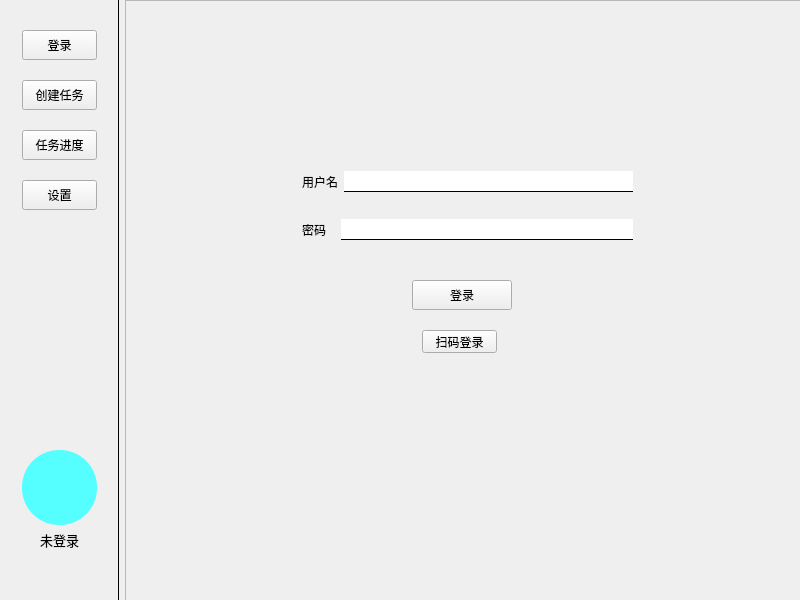
<?xml version="1.0" encoding="UTF-8"?>
<ui version="4.0">
 <class>MainGUI</class>
 <widget class="QWidget" name="MainGUI">
  <property name="geometry">
   <rect>
    <x>0</x>
    <y>0</y>
    <width>800</width>
    <height>600</height>
   </rect>
  </property>
  <property name="windowTitle">
   <string>智慧树自动化脚本</string>
  </property>
  <widget class="QWidget" name="layoutWidget">
   <property name="geometry">
    <rect>
     <x>0</x>
     <y>0</y>
     <width>801</width>
     <height>601</height>
    </rect>
   </property>
   <layout class="QHBoxLayout" name="horizontalLayout">
    <item>
     <widget class="QFrame" name="frame_control">
      <property name="sizePolicy">
       <sizepolicy hsizetype="Expanding" vsizetype="Expanding">
        <horstretch>3</horstretch>
        <verstretch>0</verstretch>
       </sizepolicy>
      </property>
      <property name="styleSheet">
       <string notr="true">#frame_control {
	border: 1px solid black;
	border-top: none;
	border-bottom: none;
	border-left: none;
}</string>
      </property>
      <property name="frameShape">
       <enum>QFrame::StyledPanel</enum>
      </property>
      <property name="frameShadow">
       <enum>QFrame::Raised</enum>
      </property>
      <widget class="QPushButton" name="LoginPage_Button">
       <property name="geometry">
        <rect>
         <x>22</x>
         <y>30</y>
         <width>75</width>
         <height>30</height>
        </rect>
       </property>
       <property name="text">
        <string>登录</string>
       </property>
       <property name="checkable">
        <bool>false</bool>
       </property>
       <property name="checked">
        <bool>false</bool>
       </property>
      </widget>
      <widget class="QPushButton" name="TaskPage_Button">
       <property name="geometry">
        <rect>
         <x>22</x>
         <y>80</y>
         <width>75</width>
         <height>30</height>
        </rect>
       </property>
       <property name="text">
        <string>创建任务</string>
       </property>
      </widget>
      <widget class="QPushButton" name="ProgressPage_Button">
       <property name="geometry">
        <rect>
         <x>22</x>
         <y>130</y>
         <width>75</width>
         <height>30</height>
        </rect>
       </property>
       <property name="text">
        <string>任务进度</string>
       </property>
      </widget>
      <widget class="QPushButton" name="SettingPage_Button">
       <property name="geometry">
        <rect>
         <x>22</x>
         <y>180</y>
         <width>75</width>
         <height>30</height>
        </rect>
       </property>
       <property name="text">
        <string>设置</string>
       </property>
      </widget>
      <widget class="QLabel" name="userImg_label">
       <property name="geometry">
        <rect>
         <x>22</x>
         <y>450</y>
         <width>75</width>
         <height>75</height>
        </rect>
       </property>
       <property name="sizePolicy">
        <sizepolicy hsizetype="Expanding" vsizetype="Expanding">
         <horstretch>0</horstretch>
         <verstretch>0</verstretch>
        </sizepolicy>
       </property>
       <property name="styleSheet">
        <string notr="true">#userImg_label {
	background-color: rgb(85, 255, 255);
border: 0px solid black;
border-radius: 37px;
}</string>
       </property>
       <property name="text">
        <string/>
       </property>
      </widget>
      <widget class="QLabel" name="username_label">
       <property name="geometry">
        <rect>
         <x>22</x>
         <y>530</y>
         <width>75</width>
         <height>20</height>
        </rect>
       </property>
       <property name="font">
        <font>
         <pointsize>10</pointsize>
        </font>
       </property>
       <property name="text">
        <string>未登录</string>
       </property>
       <property name="alignment">
        <set>Qt::AlignCenter</set>
       </property>
      </widget>
     </widget>
    </item>
    <item>
     <widget class="QFrame" name="frame_content">
      <property name="sizePolicy">
       <sizepolicy hsizetype="Expanding" vsizetype="Expanding">
        <horstretch>17</horstretch>
        <verstretch>0</verstretch>
       </sizepolicy>
      </property>
      <property name="frameShape">
       <enum>QFrame::StyledPanel</enum>
      </property>
      <property name="frameShadow">
       <enum>QFrame::Raised</enum>
      </property>
      <widget class="QStackedWidget" name="stackedWidget_content">
       <property name="geometry">
        <rect>
         <x>0</x>
         <y>0</y>
         <width>674</width>
         <height>599</height>
        </rect>
       </property>
       <property name="sizePolicy">
        <sizepolicy hsizetype="Expanding" vsizetype="Expanding">
         <horstretch>0</horstretch>
         <verstretch>0</verstretch>
        </sizepolicy>
       </property>
       <property name="contextMenuPolicy">
        <enum>Qt::DefaultContextMenu</enum>
       </property>
       <property name="currentIndex">
        <number>0</number>
       </property>
       <widget class="QWidget" name="login_page">
        <widget class="QStackedWidget" name="stackedWidget_login">
         <property name="enabled">
          <bool>true</bool>
         </property>
         <property name="geometry">
          <rect>
           <x>67</x>
           <y>110</y>
           <width>540</width>
           <height>260</height>
          </rect>
         </property>
         <property name="currentIndex">
          <number>0</number>
         </property>
         <widget class="QWidget" name="password_login_page">
          <widget class="QPushButton" name="login_Button">
           <property name="geometry">
            <rect>
             <x>220</x>
             <y>170</y>
             <width>100</width>
             <height>30</height>
            </rect>
           </property>
           <property name="text">
            <string>登录</string>
           </property>
          </widget>
          <widget class="QWidget" name="layoutWidget">
           <property name="geometry">
            <rect>
             <x>110</x>
             <y>50</y>
             <width>331</width>
             <height>91</height>
            </rect>
           </property>
           <layout class="QVBoxLayout" name="verticalLayout">
            <item>
             <layout class="QHBoxLayout" name="horizontalLayout_2">
              <property name="sizeConstraint">
               <enum>QLayout::SetDefaultConstraint</enum>
              </property>
              <item>
               <widget class="QLabel" name="label">
                <property name="sizePolicy">
                 <sizepolicy hsizetype="Expanding" vsizetype="Expanding">
                  <horstretch>1</horstretch>
                  <verstretch>0</verstretch>
                 </sizepolicy>
                </property>
                <property name="text">
                 <string>用户名</string>
                </property>
               </widget>
              </item>
              <item>
               <widget class="QLineEdit" name="Username_Input">
                <property name="sizePolicy">
                 <sizepolicy hsizetype="Expanding" vsizetype="Maximum">
                  <horstretch>9</horstretch>
                  <verstretch>0</verstretch>
                 </sizepolicy>
                </property>
                <property name="minimumSize">
                 <size>
                  <width>0</width>
                  <height>20</height>
                 </size>
                </property>
                <property name="font">
                 <font>
                  <pointsize>11</pointsize>
                 </font>
                </property>
                <property name="styleSheet">
                 <string notr="true">border-bottom: 1px solid black;</string>
                </property>
                <property name="text">
                 <string/>
                </property>
                <property name="frame">
                 <bool>false</bool>
                </property>
               </widget>
              </item>
             </layout>
            </item>
            <item>
             <layout class="QHBoxLayout" name="horizontalLayout_3">
              <item>
               <widget class="QLabel" name="label_2">
                <property name="sizePolicy">
                 <sizepolicy hsizetype="Expanding" vsizetype="Expanding">
                  <horstretch>1</horstretch>
                  <verstretch>0</verstretch>
                 </sizepolicy>
                </property>
                <property name="text">
                 <string>密码  </string>
                </property>
               </widget>
              </item>
              <item>
               <widget class="QLineEdit" name="Password_Input">
                <property name="sizePolicy">
                 <sizepolicy hsizetype="Expanding" vsizetype="Maximum">
                  <horstretch>9</horstretch>
                  <verstretch>0</verstretch>
                 </sizepolicy>
                </property>
                <property name="minimumSize">
                 <size>
                  <width>0</width>
                  <height>20</height>
                 </size>
                </property>
                <property name="font">
                 <font>
                  <pointsize>11</pointsize>
                 </font>
                </property>
                <property name="styleSheet">
                 <string notr="true">border-bottom: 1px solid black;</string>
                </property>
                <property name="text">
                 <string/>
                </property>
                <property name="frame">
                 <bool>false</bool>
                </property>
               </widget>
              </item>
             </layout>
            </item>
           </layout>
          </widget>
          <widget class="QPushButton" name="QRCodePage_Button">
           <property name="geometry">
            <rect>
             <x>230</x>
             <y>220</y>
             <width>75</width>
             <height>23</height>
            </rect>
           </property>
           <property name="text">
            <string>扫码登录</string>
           </property>
          </widget>
         </widget>
         <widget class="QWidget" name="qrcode_login">
          <widget class="QLabel" name="qrcode_img_label">
           <property name="geometry">
            <rect>
             <x>220</x>
             <y>40</y>
             <width>100</width>
             <height>100</height>
            </rect>
           </property>
           <property name="styleSheet">
            <string notr="true"/>
           </property>
           <property name="text">
            <string/>
           </property>
          </widget>
          <widget class="QPushButton" name="refreshQRCode_Button">
           <property name="geometry">
            <rect>
             <x>230</x>
             <y>180</y>
             <width>75</width>
             <height>23</height>
            </rect>
           </property>
           <property name="text">
            <string>刷新</string>
           </property>
          </widget>
          <widget class="QLabel" name="QRCodeInfo_label">
           <property name="geometry">
            <rect>
             <x>170</x>
             <y>150</y>
             <width>200</width>
             <height>20</height>
            </rect>
           </property>
           <property name="font">
            <font>
             <pointsize>10</pointsize>
            </font>
           </property>
           <property name="text">
            <string>请使用APP扫码登录</string>
           </property>
           <property name="alignment">
            <set>Qt::AlignCenter</set>
           </property>
          </widget>
          <widget class="QPushButton" name="PasswordPage_Button">
           <property name="geometry">
            <rect>
             <x>230</x>
             <y>220</y>
             <width>75</width>
             <height>23</height>
            </rect>
           </property>
           <property name="text">
            <string>账号登录</string>
           </property>
          </widget>
         </widget>
        </widget>
       </widget>
       <widget class="QWidget" name="create_task_page">
        <widget class="QWidget" name="layoutWidget">
         <property name="geometry">
          <rect>
           <x>40</x>
           <y>80</y>
           <width>581</width>
           <height>41</height>
          </rect>
         </property>
         <layout class="QHBoxLayout" name="horizontalLayout_5">
          <item>
           <widget class="QLabel" name="label_4">
            <property name="sizePolicy">
             <sizepolicy hsizetype="Expanding" vsizetype="Expanding">
              <horstretch>1</horstretch>
              <verstretch>0</verstretch>
             </sizepolicy>
            </property>
            <property name="font">
             <font>
              <pointsize>10</pointsize>
             </font>
            </property>
            <property name="text">
             <string>课程</string>
            </property>
            <property name="textFormat">
             <enum>Qt::AutoText</enum>
            </property>
            <property name="alignment">
             <set>Qt::AlignCenter</set>
            </property>
           </widget>
          </item>
          <item>
           <widget class="QComboBox" name="courseName_comboBox">
            <property name="sizePolicy">
             <sizepolicy hsizetype="Expanding" vsizetype="Expanding">
              <horstretch>9</horstretch>
              <verstretch>0</verstretch>
             </sizepolicy>
            </property>
            <property name="maximumSize">
             <size>
              <width>16777215</width>
              <height>25</height>
             </size>
            </property>
           </widget>
          </item>
         </layout>
        </widget>
        <widget class="QWidget" name="layoutWidget">
         <property name="geometry">
          <rect>
           <x>40</x>
           <y>20</y>
           <width>581</width>
           <height>41</height>
          </rect>
         </property>
         <layout class="QHBoxLayout" name="horizontalLayout_4">
          <item>
           <widget class="QLabel" name="label_3">
            <property name="sizePolicy">
             <sizepolicy hsizetype="Expanding" vsizetype="Expanding">
              <horstretch>1</horstretch>
              <verstretch>0</verstretch>
             </sizepolicy>
            </property>
            <property name="font">
             <font>
              <pointsize>10</pointsize>
             </font>
            </property>
            <property name="text">
             <string>课程类型</string>
            </property>
            <property name="textFormat">
             <enum>Qt::AutoText</enum>
            </property>
            <property name="alignment">
             <set>Qt::AlignCenter</set>
            </property>
           </widget>
          </item>
          <item>
           <widget class="QComboBox" name="courseType_comboBox">
            <property name="sizePolicy">
             <sizepolicy hsizetype="Expanding" vsizetype="Expanding">
              <horstretch>9</horstretch>
              <verstretch>0</verstretch>
             </sizepolicy>
            </property>
            <property name="maximumSize">
             <size>
              <width>16777215</width>
              <height>25</height>
             </size>
            </property>
            <item>
             <property name="text">
              <string>共享学分课</string>
             </property>
            </item>
           </widget>
          </item>
         </layout>
        </widget>
        <widget class="QWidget" name="layoutWidget_2">
         <property name="geometry">
          <rect>
           <x>40</x>
           <y>140</y>
           <width>581</width>
           <height>41</height>
          </rect>
         </property>
         <layout class="QHBoxLayout" name="horizontalLayout_7">
          <item>
           <widget class="QLabel" name="label_6">
            <property name="sizePolicy">
             <sizepolicy hsizetype="Expanding" vsizetype="Expanding">
              <horstretch>1</horstretch>
              <verstretch>0</verstretch>
             </sizepolicy>
            </property>
            <property name="font">
             <font>
              <pointsize>10</pointsize>
             </font>
            </property>
            <property name="text">
             <string>模式</string>
            </property>
            <property name="textFormat">
             <enum>Qt::AutoText</enum>
            </property>
            <property name="alignment">
             <set>Qt::AlignCenter</set>
            </property>
           </widget>
          </item>
          <item>
           <widget class="QComboBox" name="studyMode_comboBox">
            <property name="sizePolicy">
             <sizepolicy hsizetype="Expanding" vsizetype="Expanding">
              <horstretch>9</horstretch>
              <verstretch>0</verstretch>
             </sizepolicy>
            </property>
            <property name="maximumSize">
             <size>
              <width>16777215</width>
              <height>25</height>
             </size>
            </property>
            <item>
             <property name="text">
              <string>从头开始学习</string>
             </property>
            </item>
            <item>
             <property name="text">
              <string>从上次观看视频开始学习</string>
             </property>
            </item>
           </widget>
          </item>
         </layout>
        </widget>
        <widget class="QWidget" name="layoutWidget_3">
         <property name="geometry">
          <rect>
           <x>40</x>
           <y>200</y>
           <width>581</width>
           <height>41</height>
          </rect>
         </property>
         <layout class="QHBoxLayout" name="horizontalLayout_8">
          <item>
           <widget class="QLabel" name="label_7">
            <property name="sizePolicy">
             <sizepolicy hsizetype="Expanding" vsizetype="Expanding">
              <horstretch>1</horstretch>
              <verstretch>0</verstretch>
             </sizepolicy>
            </property>
            <property name="font">
             <font>
              <pointsize>10</pointsize>
             </font>
            </property>
            <property name="text">
             <string>速度</string>
            </property>
            <property name="textFormat">
             <enum>Qt::AutoText</enum>
            </property>
            <property name="alignment">
             <set>Qt::AlignCenter</set>
            </property>
           </widget>
          </item>
          <item>
           <widget class="QDoubleSpinBox" name="speed_doubleSpinBox">
            <property name="enabled">
             <bool>true</bool>
            </property>
            <property name="sizePolicy">
             <sizepolicy hsizetype="Expanding" vsizetype="Expanding">
              <horstretch>1</horstretch>
              <verstretch>0</verstretch>
             </sizepolicy>
            </property>
            <property name="font">
             <font>
              <pointsize>10</pointsize>
             </font>
            </property>
            <property name="wrapping">
             <bool>false</bool>
            </property>
            <property name="alignment">
             <set>Qt::AlignCenter</set>
            </property>
            <property name="readOnly">
             <bool>false</bool>
            </property>
            <property name="accelerated">
             <bool>false</bool>
            </property>
            <property name="keyboardTracking">
             <bool>true</bool>
            </property>
            <property name="decimals">
             <number>1</number>
            </property>
            <property name="minimum">
             <double>1.000000000000000</double>
            </property>
            <property name="maximum">
             <double>10.000000000000000</double>
            </property>
            <property name="singleStep">
             <double>0.500000000000000</double>
            </property>
            <property name="value">
             <double>1.000000000000000</double>
            </property>
           </widget>
          </item>
          <item>
           <widget class="QLabel" name="label_10">
            <property name="sizePolicy">
             <sizepolicy hsizetype="Expanding" vsizetype="Expanding">
              <horstretch>1</horstretch>
              <verstretch>0</verstretch>
             </sizepolicy>
            </property>
            <property name="font">
             <font>
              <pointsize>10</pointsize>
             </font>
            </property>
            <property name="text">
             <string>最大学习时间(min)</string>
            </property>
            <property name="textFormat">
             <enum>Qt::AutoText</enum>
            </property>
            <property name="alignment">
             <set>Qt::AlignCenter</set>
            </property>
           </widget>
          </item>
          <item>
           <widget class="QSpinBox" name="maxStudyTime_spinBox">
            <property name="enabled">
             <bool>true</bool>
            </property>
            <property name="sizePolicy">
             <sizepolicy hsizetype="Expanding" vsizetype="Expanding">
              <horstretch>1</horstretch>
              <verstretch>0</verstretch>
             </sizepolicy>
            </property>
            <property name="font">
             <font>
              <pointsize>10</pointsize>
             </font>
            </property>
            <property name="wrapping">
             <bool>false</bool>
            </property>
            <property name="alignment">
             <set>Qt::AlignCenter</set>
            </property>
            <property name="readOnly">
             <bool>false</bool>
            </property>
            <property name="accelerated">
             <bool>false</bool>
            </property>
            <property name="keyboardTracking">
             <bool>true</bool>
            </property>
            <property name="maximum">
             <number>180</number>
            </property>
           </widget>
          </item>
          <item>
           <widget class="QLabel" name="label_9">
            <property name="sizePolicy">
             <sizepolicy hsizetype="Expanding" vsizetype="Expanding">
              <horstretch>1</horstretch>
              <verstretch>0</verstretch>
             </sizepolicy>
            </property>
            <property name="font">
             <font>
              <pointsize>10</pointsize>
             </font>
            </property>
            <property name="text">
             <string>最多学习视频数</string>
            </property>
            <property name="textFormat">
             <enum>Qt::AutoText</enum>
            </property>
            <property name="alignment">
             <set>Qt::AlignCenter</set>
            </property>
           </widget>
          </item>
          <item>
           <widget class="QSpinBox" name="maxStudyVideoNum_spinBox">
            <property name="enabled">
             <bool>true</bool>
            </property>
            <property name="sizePolicy">
             <sizepolicy hsizetype="Expanding" vsizetype="Expanding">
              <horstretch>1</horstretch>
              <verstretch>0</verstretch>
             </sizepolicy>
            </property>
            <property name="font">
             <font>
              <pointsize>10</pointsize>
             </font>
            </property>
            <property name="wrapping">
             <bool>false</bool>
            </property>
            <property name="alignment">
             <set>Qt::AlignCenter</set>
            </property>
            <property name="readOnly">
             <bool>false</bool>
            </property>
            <property name="accelerated">
             <bool>false</bool>
            </property>
            <property name="keyboardTracking">
             <bool>true</bool>
            </property>
           </widget>
          </item>
         </layout>
        </widget>
        <widget class="QWidget" name="layoutWidget_5">
         <property name="geometry">
          <rect>
           <x>40</x>
           <y>260</y>
           <width>581</width>
           <height>41</height>
          </rect>
         </property>
         <layout class="QHBoxLayout" name="horizontalLayout_10">
          <item>
           <widget class="QCheckBox" name="violent_checkBox">
            <property name="sizePolicy">
             <sizepolicy hsizetype="Expanding" vsizetype="Expanding">
              <horstretch>0</horstretch>
              <verstretch>0</verstretch>
             </sizepolicy>
            </property>
            <property name="font">
             <font>
              <pointsize>10</pointsize>
             </font>
            </property>
            <property name="text">
             <string>暴力模式</string>
            </property>
            <property name="checked">
             <bool>false</bool>
            </property>
           </widget>
          </item>
          <item>
           <widget class="QCheckBox" name="printLog_checkBox">
            <property name="sizePolicy">
             <sizepolicy hsizetype="Expanding" vsizetype="Expanding">
              <horstretch>0</horstretch>
              <verstretch>0</verstretch>
             </sizepolicy>
            </property>
            <property name="font">
             <font>
              <pointsize>10</pointsize>
             </font>
            </property>
            <property name="text">
             <string>输出详细信息</string>
            </property>
            <property name="checked">
             <bool>true</bool>
            </property>
           </widget>
          </item>
         </layout>
        </widget>
        <widget class="QTextBrowser" name="textBrowser">
         <property name="geometry">
          <rect>
           <x>40</x>
           <y>320</y>
           <width>581</width>
           <height>141</height>
          </rect>
         </property>
         <property name="styleSheet">
          <string notr="true">border: 0px solid black</string>
         </property>
         <property name="documentTitle">
          <string>注意事项</string>
         </property>
         <property name="html">
          <string>&lt;!DOCTYPE HTML PUBLIC &quot;-//W3C//DTD HTML 4.0//EN&quot; &quot;http://www.w3.org/TR/REC-html40/strict.dtd&quot;&gt;
&lt;html&gt;&lt;head&gt;&lt;meta name=&quot;qrichtext&quot; content=&quot;1&quot; /&gt;&lt;title&gt;注意事项&lt;/title&gt;&lt;style type=&quot;text/css&quot;&gt;
p, li { white-space: pre-wrap; }
&lt;/style&gt;&lt;/head&gt;&lt;body style=&quot; font-family:'SimSun'; font-size:9pt; font-weight:400; font-style:normal;&quot;&gt;
&lt;p style=&quot; margin-top:0px; margin-bottom:0px; margin-left:0px; margin-right:0px; -qt-block-indent:0; text-indent:0px;&quot;&gt;&lt;span style=&quot; font-size:10pt; font-weight:600;&quot;&gt;注意事项:&lt;/span&gt;&lt;/p&gt;
&lt;p style=&quot; margin-top:0px; margin-bottom:0px; margin-left:0px; margin-right:0px; -qt-block-indent:0; text-indent:0px;&quot;&gt;&lt;span style=&quot; font-size:10pt; font-weight:600;&quot;&gt;1.&lt;/span&gt;&lt;span style=&quot; font-size:10pt;&quot;&gt; 暴力模式不会模拟观看视频，而是直接向服务器发送数据，可能会导致警告或者封号等惩罚，请谨慎使用。&lt;/span&gt;&lt;/p&gt;
&lt;p style=&quot; margin-top:0px; margin-bottom:0px; margin-left:0px; margin-right:0px; -qt-block-indent:0; text-indent:0px;&quot;&gt;&lt;span style=&quot; font-size:10pt; font-weight:600;&quot;&gt;2.&lt;/span&gt;&lt;span style=&quot; font-size:10pt;&quot;&gt; 最大学习时间和最多学习视频数设置为0时则为无限。&lt;/span&gt;&lt;/p&gt;
&lt;p style=&quot; margin-top:0px; margin-bottom:0px; margin-left:0px; margin-right:0px; -qt-block-indent:0; text-indent:0px;&quot;&gt;&lt;span style=&quot; font-size:10pt; font-weight:600;&quot;&gt;3.&lt;/span&gt;&lt;span style=&quot; font-size:10pt;&quot;&gt; 学习过程中请不要关闭此窗口，否则可能会导致学习进度丢失。&lt;/span&gt;&lt;/p&gt;
&lt;p style=&quot; margin-top:0px; margin-bottom:0px; margin-left:0px; margin-right:0px; -qt-block-indent:0; text-indent:0px;&quot;&gt;&lt;span style=&quot; font-size:10pt; font-weight:600;&quot;&gt;4. &lt;/span&gt;&lt;span style=&quot; font-size:10pt;&quot;&gt;最大学习时间是按视频时间计算，例如一个视频是10分钟，即使使用暴力模式在1分钟内刷完，也按照10分钟计算。&lt;/span&gt;&lt;/p&gt;&lt;/body&gt;&lt;/html&gt;</string>
         </property>
         <property name="textInteractionFlags">
          <set>Qt::TextBrowserInteraction</set>
         </property>
         <property name="openLinks">
          <bool>true</bool>
         </property>
        </widget>
        <widget class="QWidget" name="layoutWidget_6">
         <property name="geometry">
          <rect>
           <x>40</x>
           <y>520</y>
           <width>581</width>
           <height>31</height>
          </rect>
         </property>
         <layout class="QHBoxLayout" name="horizontalLayout_11">
          <item>
           <widget class="QPushButton" name="ResetTask_Button">
            <property name="sizePolicy">
             <sizepolicy hsizetype="Maximum" vsizetype="Expanding">
              <horstretch>0</horstretch>
              <verstretch>0</verstretch>
             </sizepolicy>
            </property>
            <property name="text">
             <string>重置</string>
            </property>
           </widget>
          </item>
          <item>
           <widget class="QPushButton" name="CreateTask_Button">
            <property name="sizePolicy">
             <sizepolicy hsizetype="Fixed" vsizetype="Expanding">
              <horstretch>0</horstretch>
              <verstretch>0</verstretch>
             </sizepolicy>
            </property>
            <property name="text">
             <string>创建</string>
            </property>
           </widget>
          </item>
         </layout>
        </widget>
       </widget>
       <widget class="QWidget" name="task_progress_page">
        <widget class="QWidget" name="layoutWidget_4">
         <property name="geometry">
          <rect>
           <x>40</x>
           <y>10</y>
           <width>581</width>
           <height>41</height>
          </rect>
         </property>
         <layout class="QHBoxLayout" name="horizontalLayout_12">
          <item>
           <widget class="QLabel" name="label_11">
            <property name="sizePolicy">
             <sizepolicy hsizetype="Expanding" vsizetype="Expanding">
              <horstretch>1</horstretch>
              <verstretch>0</verstretch>
             </sizepolicy>
            </property>
            <property name="font">
             <font>
              <pointsize>10</pointsize>
             </font>
            </property>
            <property name="text">
             <string>正在学习</string>
            </property>
            <property name="textFormat">
             <enum>Qt::AutoText</enum>
            </property>
            <property name="alignment">
             <set>Qt::AlignCenter</set>
            </property>
           </widget>
          </item>
          <item>
           <widget class="QLabel" name="studing_label">
            <property name="sizePolicy">
             <sizepolicy hsizetype="Expanding" vsizetype="Expanding">
              <horstretch>4</horstretch>
              <verstretch>0</verstretch>
             </sizepolicy>
            </property>
            <property name="text">
             <string>等待中</string>
            </property>
           </widget>
          </item>
         </layout>
        </widget>
        <widget class="QWidget" name="layoutWidget_7">
         <property name="geometry">
          <rect>
           <x>40</x>
           <y>70</y>
           <width>581</width>
           <height>41</height>
          </rect>
         </property>
         <layout class="QHBoxLayout" name="horizontalLayout_13">
          <item>
           <widget class="QLabel" name="label_13">
            <property name="sizePolicy">
             <sizepolicy hsizetype="Expanding" vsizetype="Expanding">
              <horstretch>1</horstretch>
              <verstretch>0</verstretch>
             </sizepolicy>
            </property>
            <property name="font">
             <font>
              <pointsize>10</pointsize>
             </font>
            </property>
            <property name="text">
             <string>课程进度</string>
            </property>
            <property name="textFormat">
             <enum>Qt::AutoText</enum>
            </property>
            <property name="alignment">
             <set>Qt::AlignCenter</set>
            </property>
           </widget>
          </item>
          <item>
           <widget class="QProgressBar" name="course_progressBar">
            <property name="sizePolicy">
             <sizepolicy hsizetype="Expanding" vsizetype="Fixed">
              <horstretch>4</horstretch>
              <verstretch>0</verstretch>
             </sizepolicy>
            </property>
            <property name="font">
             <font>
              <pointsize>10</pointsize>
             </font>
            </property>
            <property name="value">
             <number>0</number>
            </property>
           </widget>
          </item>
         </layout>
        </widget>
        <widget class="QWidget" name="layoutWidget_8">
         <property name="geometry">
          <rect>
           <x>40</x>
           <y>130</y>
           <width>581</width>
           <height>41</height>
          </rect>
         </property>
         <layout class="QHBoxLayout" name="horizontalLayout_14">
          <item>
           <widget class="QLabel" name="label_15">
            <property name="sizePolicy">
             <sizepolicy hsizetype="Expanding" vsizetype="Expanding">
              <horstretch>1</horstretch>
              <verstretch>0</verstretch>
             </sizepolicy>
            </property>
            <property name="font">
             <font>
              <pointsize>10</pointsize>
             </font>
            </property>
            <property name="text">
             <string>视频进度</string>
            </property>
            <property name="textFormat">
             <enum>Qt::AutoText</enum>
            </property>
            <property name="alignment">
             <set>Qt::AlignCenter</set>
            </property>
           </widget>
          </item>
          <item>
           <widget class="QProgressBar" name="video_progressBar">
            <property name="sizePolicy">
             <sizepolicy hsizetype="Expanding" vsizetype="Fixed">
              <horstretch>4</horstretch>
              <verstretch>0</verstretch>
             </sizepolicy>
            </property>
            <property name="font">
             <font>
              <pointsize>10</pointsize>
             </font>
            </property>
            <property name="value">
             <number>0</number>
            </property>
           </widget>
          </item>
         </layout>
        </widget>
        <widget class="QWidget" name="layoutWidget">
         <property name="geometry">
          <rect>
           <x>40</x>
           <y>220</y>
           <width>581</width>
           <height>371</height>
          </rect>
         </property>
         <layout class="QVBoxLayout" name="verticalLayout_2">
          <item>
           <widget class="QLabel" name="label_17">
            <property name="sizePolicy">
             <sizepolicy hsizetype="Expanding" vsizetype="Preferred">
              <horstretch>0</horstretch>
              <verstretch>0</verstretch>
             </sizepolicy>
            </property>
            <property name="font">
             <font>
              <pointsize>10</pointsize>
             </font>
            </property>
            <property name="toolTipDuration">
             <number>-1</number>
            </property>
            <property name="styleSheet">
             <string notr="true"/>
            </property>
            <property name="text">
             <string>运行日志</string>
            </property>
            <property name="alignment">
             <set>Qt::AlignCenter</set>
            </property>
           </widget>
          </item>
          <item>
           <widget class="QTextBrowser" name="study_log">
            <property name="sizePolicy">
             <sizepolicy hsizetype="Expanding" vsizetype="Expanding">
              <horstretch>0</horstretch>
              <verstretch>0</verstretch>
             </sizepolicy>
            </property>
            <property name="font">
             <font>
              <pointsize>10</pointsize>
             </font>
            </property>
            <property name="styleSheet">
             <string notr="true">border: 0.5px solid black;</string>
            </property>
            <property name="verticalScrollBarPolicy">
             <enum>Qt::ScrollBarAsNeeded</enum>
            </property>
            <property name="documentTitle">
             <string>study_log</string>
            </property>
            <property name="html">
             <string>&lt;!DOCTYPE HTML PUBLIC &quot;-//W3C//DTD HTML 4.0//EN&quot; &quot;http://www.w3.org/TR/REC-html40/strict.dtd&quot;&gt;
&lt;html&gt;&lt;head&gt;&lt;meta name=&quot;qrichtext&quot; content=&quot;1&quot; /&gt;&lt;title&gt;study_log&lt;/title&gt;&lt;style type=&quot;text/css&quot;&gt;
p, li { white-space: pre-wrap; }
&lt;/style&gt;&lt;/head&gt;&lt;body style=&quot; font-family:'SimSun'; font-size:10pt; font-weight:400; font-style:normal;&quot;&gt;
&lt;p style=&quot;-qt-paragraph-type:empty; margin-top:0px; margin-bottom:0px; margin-left:0px; margin-right:0px; -qt-block-indent:0; text-indent:0px;&quot;&gt;&lt;br /&gt;&lt;/p&gt;&lt;/body&gt;&lt;/html&gt;</string>
            </property>
           </widget>
          </item>
         </layout>
        </widget>
        <widget class="QWidget" name="layoutWidget_10">
         <property name="geometry">
          <rect>
           <x>40</x>
           <y>180</y>
           <width>581</width>
           <height>31</height>
          </rect>
         </property>
         <layout class="QHBoxLayout" name="horizontalLayout_16">
          <item>
           <widget class="QPushButton" name="ClearLog_Button">
            <property name="sizePolicy">
             <sizepolicy hsizetype="Maximum" vsizetype="Expanding">
              <horstretch>0</horstretch>
              <verstretch>0</verstretch>
             </sizepolicy>
            </property>
            <property name="text">
             <string>清空日志</string>
            </property>
           </widget>
          </item>
          <item>
           <widget class="QPushButton" name="StopStudy_Button">
            <property name="sizePolicy">
             <sizepolicy hsizetype="Fixed" vsizetype="Expanding">
              <horstretch>0</horstretch>
              <verstretch>0</verstretch>
             </sizepolicy>
            </property>
            <property name="text">
             <string>终止</string>
            </property>
           </widget>
          </item>
         </layout>
        </widget>
       </widget>
       <widget class="QWidget" name="setting_page">
        <widget class="QTableWidget" name="setting_table">
         <property name="geometry">
          <rect>
           <x>10</x>
           <y>10</y>
           <width>650</width>
           <height>541</height>
          </rect>
         </property>
         <column>
          <property name="text">
           <string>键</string>
          </property>
         </column>
         <column>
          <property name="text">
           <string>值</string>
          </property>
         </column>
         <column>
          <property name="text">
           <string>描述</string>
          </property>
         </column>
        </widget>
        <widget class="QWidget" name="layoutWidget_9">
         <property name="geometry">
          <rect>
           <x>40</x>
           <y>560</y>
           <width>591</width>
           <height>31</height>
          </rect>
         </property>
         <layout class="QHBoxLayout" name="horizontalLayout_15">
          <item>
           <widget class="QPushButton" name="ResetSetting_Button">
            <property name="sizePolicy">
             <sizepolicy hsizetype="Maximum" vsizetype="Expanding">
              <horstretch>0</horstretch>
              <verstretch>0</verstretch>
             </sizepolicy>
            </property>
            <property name="text">
             <string>重载</string>
            </property>
           </widget>
          </item>
          <item>
           <widget class="QPushButton" name="SaveSetting_Button">
            <property name="sizePolicy">
             <sizepolicy hsizetype="Fixed" vsizetype="Expanding">
              <horstretch>0</horstretch>
              <verstretch>0</verstretch>
             </sizepolicy>
            </property>
            <property name="text">
             <string>保存</string>
            </property>
           </widget>
          </item>
         </layout>
        </widget>
       </widget>
      </widget>
     </widget>
    </item>
   </layout>
  </widget>
 </widget>
 <tabstops>
  <tabstop>LoginPage_Button</tabstop>
  <tabstop>TaskPage_Button</tabstop>
  <tabstop>ProgressPage_Button</tabstop>
  <tabstop>Username_Input</tabstop>
  <tabstop>Password_Input</tabstop>
  <tabstop>login_Button</tabstop>
  <tabstop>courseType_comboBox</tabstop>
  <tabstop>courseName_comboBox</tabstop>
 </tabstops>
 <resources/>
 <connections/>
</ui>
